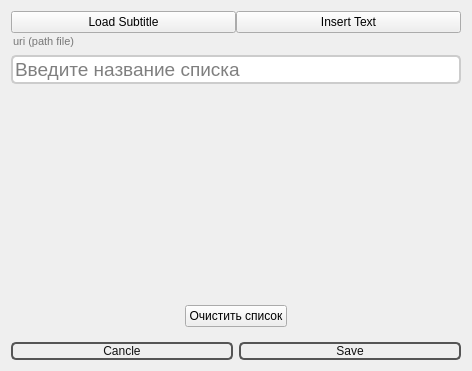
<?xml version="1.0" encoding="UTF-8"?>
<ui version="4.0">
 <class>Form</class>
 <widget class="QWidget" name="Form">
  <property name="geometry">
   <rect>
    <x>0</x>
    <y>0</y>
    <width>472</width>
    <height>371</height>
   </rect>
  </property>
  <property name="windowTitle">
   <string>Form</string>
  </property>
  <property name="styleSheet">
   <string notr="true">QWidget{
background-color: rgba(252, 252, 252, 255);
}
QPushButton {
color: #111;
background-color: rgba(255, 255, 255, 0);
border-radius: 5px;
border: 2px solid #555
}
background-color: rgba(252, 252, 252, 255);</string>
  </property>
  <layout class="QVBoxLayout" name="verticalLayout_2" stretch="0,1,0,0">
   <item>
    <layout class="QVBoxLayout" name="layout_list">
     <item>
      <layout class="QVBoxLayout" name="verticalLayout_3">
       <item>
        <layout class="QVBoxLayout" name="verticalLayout_4">
         <property name="spacing">
          <number>0</number>
         </property>
         <item>
          <layout class="QHBoxLayout" name="horizontalLayout">
           <item>
            <widget class="QPushButton" name="but_file_dialog">
             <property name="text">
              <string>Load Subtitle</string>
             </property>
             <property name="icon">
              <iconset>
               <normaloff>../icons/file.png</normaloff>../icons/file.png</iconset>
             </property>
             <property name="iconSize">
              <size>
               <width>20</width>
               <height>20</height>
              </size>
             </property>
            </widget>
           </item>
           <item>
            <widget class="QPushButton" name="but_insert_text">
             <property name="text">
              <string>Insert Text</string>
             </property>
             <property name="icon">
              <iconset>
               <normaloff>../icons/written.png</normaloff>../icons/written.png</iconset>
             </property>
            </widget>
           </item>
          </layout>
         </item>
         <item>
          <widget class="QLineEdit" name="line_uri">
           <property name="enabled">
            <bool>false</bool>
           </property>
           <property name="font">
            <font>
             <pointsize>8</pointsize>
            </font>
           </property>
           <property name="styleSheet">
            <string notr="true">background-color: rgba(255, 255, 255, 0);
border-radius: 5px;
border: 0px solid #000;
</string>
           </property>
           <property name="text">
            <string/>
           </property>
           <property name="placeholderText">
            <string>uri (path file)</string>
           </property>
          </widget>
         </item>
        </layout>
       </item>
       <item>
        <widget class="QLineEdit" name="line_name_list">
         <property name="font">
          <font>
           <pointsize>14</pointsize>
          </font>
         </property>
         <property name="styleSheet">
          <string notr="true">border-radius: 5px;
border: 2px solid #CCC;</string>
         </property>
         <property name="placeholderText">
          <string>Введите название списка</string>
         </property>
        </widget>
       </item>
      </layout>
     </item>
    </layout>
   </item>
   <item>
    <layout class="QHBoxLayout" name="layout_words"/>
   </item>
   <item alignment="Qt::AlignHCenter">
    <widget class="QWidget" name="verticalWidget" native="true">
     <layout class="QVBoxLayout" name="verticalLayout">
      <item>
       <widget class="QPushButton" name="but_clear">
        <property name="text">
         <string>Очистить список</string>
        </property>
       </widget>
      </item>
     </layout>
    </widget>
   </item>
   <item>
    <layout class="QHBoxLayout" name="layout_save">
     <item>
      <widget class="QPushButton" name="but_cancel">
       <property name="sizePolicy">
        <sizepolicy hsizetype="Expanding" vsizetype="Maximum">
         <horstretch>0</horstretch>
         <verstretch>0</verstretch>
        </sizepolicy>
       </property>
       <property name="styleSheet">
        <string notr="true">QPushButton {
color: #111;
background-color: rgba(255, 255, 255, 0);
border-radius: 5px;
border: 2px solid #555
}</string>
       </property>
       <property name="text">
        <string>Cancle</string>
       </property>
       <property name="icon">
        <iconset>
         <normaloff>../icons/cancel.png</normaloff>../icons/cancel.png</iconset>
       </property>
       <property name="iconSize">
        <size>
         <width>25</width>
         <height>25</height>
        </size>
       </property>
      </widget>
     </item>
     <item>
      <widget class="QPushButton" name="but_save">
       <property name="sizePolicy">
        <sizepolicy hsizetype="Expanding" vsizetype="Maximum">
         <horstretch>0</horstretch>
         <verstretch>0</verstretch>
        </sizepolicy>
       </property>
       <property name="styleSheet">
        <string notr="true">QPushButton {
color: #111;
background-color: rgba(255, 255, 255, 0);
border-radius: 5px;
border: 2px solid #555
}</string>
       </property>
       <property name="text">
        <string>Save</string>
       </property>
       <property name="icon">
        <iconset>
         <normaloff>../icons/save.png</normaloff>../icons/save.png</iconset>
       </property>
       <property name="iconSize">
        <size>
         <width>25</width>
         <height>25</height>
        </size>
       </property>
      </widget>
     </item>
    </layout>
   </item>
  </layout>
 </widget>
 <resources/>
 <connections/>
</ui>
